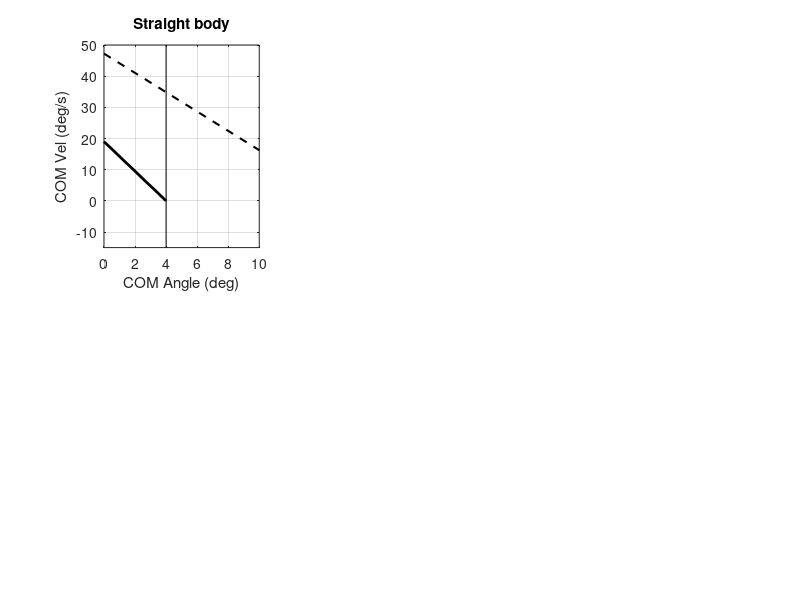

Recreate this plot in MATLAB. (Note: this script raises an error after producing the figure.)
% clear; close all;
offset = 0.00113139;

totals = [10, 10, 10, 5];

for fallMode = 1:3

    figure(1);
    subplot(2, 3, fallMode); 
    plot([4, 4], [-20, 70], 'k')
    hold on; grid on;
    switch(fallMode)
        case 1
            title('Straight body')
        case 2
            title('Vertical trunk')
        case 3
            title('Const hip ang = 40 deg')
    end
    
    xlim([0, 10])
    ylim([-15, 50])

    xlabel('COM Angle (deg)');
    ylabel('COM Vel (deg/s)');

    plot([0, 4], [19, 0], 'k', 'LineWidth', 2)
    plot([0, 15.25], [47.236, 0], 'k--', 'LineWidth', 1.5);

    for fileInd = 1:totals(fallMode)
        fileFolder = ['Mode', num2str(fallMode), '_new/', num2str(fileInd), '/'];

        posData = importdata([fileFolder, 'AnkleBody_BodyKinematics_pos_global.sto']);
        velData = importdata([fileFolder, 'AnkleBody_BodyKinematics_vel_global.sto']);
        stateData = importdata([fileFolder, 'ankleBody_states.sto']);

        t = posData.data(:, 1);
        com_pos = posData.data(:, 32:33);

        com_pos(:, 1) = com_pos(:, 1) - offset;
        com_vel = sqrt(velData.data(:, 32).^2 + velData.data(:, 33).^2) .* sign(velData.data(:, 32));
        
        com_ang = -atan2d(com_pos(:, 1), com_pos(:, 2));
        comLen = sqrt((com_pos(:, 1) - offset).^2 + com_pos(:, 2).^2);
        
        com_angvel = -com_vel ./ comLen *180/pi;

        if (abs(com_ang(end)) <= 2)
            col = 'k';
        else
            col = 'k--';
        end

        if fileInd >= 7
            if fileInd == 9
                plot(com_ang(1), com_angvel(1), 'sk', 'LineWidth', 1);
            end
        else
            plot(com_ang(1), com_angvel(1), 'xk', 'LineWidth', 2);
        end

        plot(com_ang, com_angvel, col);

        if (fileInd == 9)
            subplot(2, 3, fallMode + 3); hold on; grid on;

            stick_figure(stateData, com_ang, comLen);

            xlabel('x (m)');
            ylabel('y (m)');
            xlim([-0.4, 0.8])
            ylim([0, 1.6])
            subplot(2, 3, fallMode);
        end
    end
end

%%
% sizeInches = [7 6];
% res = 300;
% set(gcf,'paperunits','inches','paperposition',[0 0 sizeInches]);
% print('resized.tiff','-dtiff',['-r' num2str(res)]);